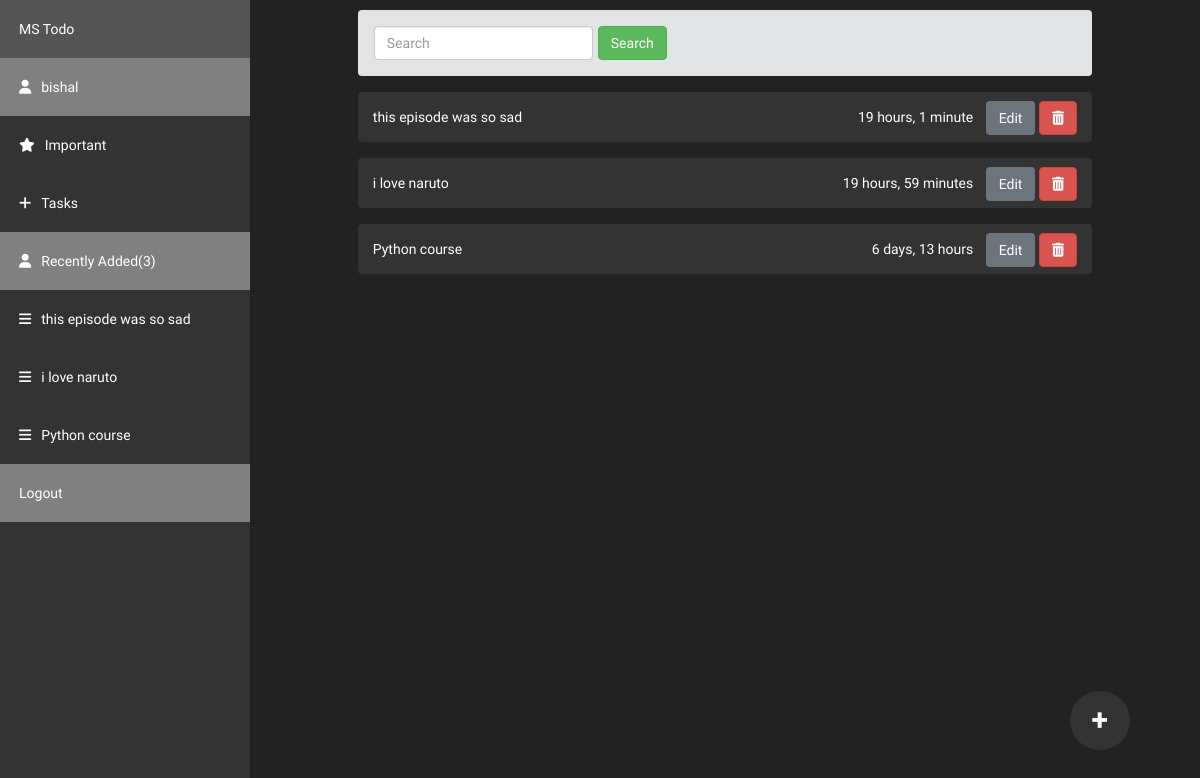
The app's page / (signed in) with its own data.
### core/models.py (models this page shows, shortened)
class Task(models.Model):
	title = models.CharField(max_length=100)
	completed = models.BooleanField(default=False)
	detail = models.TextField(blank=True)
	author = models.ForeignKey(User,on_delete=models.CASCADE)
	created = models.DateTimeField(auto_now_add=True)
	important = models.ManyToManyField(User,related_name="important",blank=True,default=None)

### core/views.py (the view)
# urls.py: path('', views.home , name = "home"),
@login_required(login_url='login')
def home(request):
	tasks = Task.objects.filter(author=request.user).order_by("-created")
	side_tasks = Task.objects.filter(author=request.user).order_by("-created")[:3]
	search = request.GET.get('search','')
	if search:
		tasks = tasks.filter(title__icontains=search).order_by("-created")
	if request.method == 'POST':
		form = PostForm(request.POST or None)
		if form.is_valid():
			obj = form.save(commit = False)
			obj.author = request.user
			obj.save()
			form = PostForm()
		return redirect('home')
	else:
		form = PostForm()
	context = {'tasks':tasks,"form":form,"side_tasks":side_tasks}
	return render(request,'core/home.html',context)

### core/forms.py
class PostForm(ModelForm):
	title = forms.CharField(label='',
               widget=forms.TextInput(
                        attrs={'placeholder': "Add your task",
                            "class": "form-control"}
                    ))
	class Meta:
		model = Task
		fields =['title','detail']

### core/context_processors.py (called while the page is built)
def context_data(request):
    form = PostForm()
    data = {
        'form':form,
    }
    return data

### core/templates/core/home.html (shortened to what this page needs)
{% extends 'core/base.html' %}
{% load static %}
{% load crispy_forms_tags %}
{% block content %}
{% include 'core/sidebar.html' %}
 <div class="addtaskbtn" data-toggle="modal" data-target="#exampleModal">
        +
 </div>
  <div class="content">
    <div class="alert alert-secondary" style="width:80%;margin:auto;">
   <form class="form-inline my-2 my-lg-0" method="GET" action="/">
      <input class="form-control mr-sm-2" name="search" type="search" placeholder="Search" aria-label="Search">
      <button class="btn btn-success my-2 my-sm-0" type="submit">Search</button>
    </form>
    </div>
      {% for task in tasks %}
          <div class="alert alert-info alerts" style="background-color: #333; color: white;">
            <a href="{% url 'detail' task.id %}">{{task.title}} </a>
            <div class="float-right" style="margin-top: -6px;">
                <span class="alert" style="padding:8px 8px; background-color: #333;">{{ task.created|timesince }}</span>
                <button  data-toggle="modal" data-target="#updatemodal" class="btn btn-secondary" >Edit</button>
                <button  data-toggle="modal" data-target="#deletemodal" class="btn btn-danger"><i class="fa fa-trash"></i></button>
            </div>
             </div>
       {% empty %}
            <div class="alert alert-info" style="margin-top:20px;"> Add task to show here !</div>
            <div style="display: flex;justify-content: center;">
              <img src="{% static 'images/note.svg' %}" style="width: 50%;">
            </div>
       {% endfor %}
  </div>
{% endblock %}

### core/templates/core/sidebar.html
<div class="sidebar">
      <a href="{% url 'home' %}" class="todos">MS Todo</a>
      <a class="active" href="#home"><i class="fa fa-user" style="margin-right:10px;"></i><span class="name">{{request.user}}</span></a>
      <a href="{% url 'important' %}"><i class="fa fa-star" style="margin-right:10px;"></i><span class="name">Important</a>
      <a href="#contact" data-toggle="modal" data-target="#exampleModal"><i class="fa fa-plus" style="margin-right:10px;"></i><span class="name">Tasks</span></a>
    <span class="todos">
      	<a class="active"><i class="fa fa-user" style="margin-right:10px;"></i>Recently Added(3)</a>
      	{% for task in side_tasks %}
          <a><i class="fa fa-bars" style="margin-right:10px;"></i>{{task.title}}</a>
         {% empty %}
         <a href="#about" class="down" style=""><i class="fa fa-bars" style="margin-right:10px;"></i><span class="name">No tasks added yet!</span></a>
          {% endfor %}
    </span>
       <a class="active" href="{% url 'logout' %}">Logout</a>
</div>

### static/css/home.css (style rules this page uses)
:root { --flamenco: "Flamenco", cursive; --monst: "Montserrat", sans-serif; }
body { margin: 0; font-family: var(--monst); background: #222; color: snow; }
a { color: white; }
.sidebar { color: white; width: 250px; background-color: #333; position: fixed; height: 100%; overflow: auto; }
.sidebar a { display: block; color: white; padding: 19px; text-decoration: none; }
.addtaskbtn { position: fixed; padding: 8px 22px; bottom:50px; right: 70px; font-weight: 800; font-size: 30px; border-radius: 50%; background: #333; cursor: pointer; transition: 0.3s ease-in-out; }
.sidebar a.active { background-color: gray; color: white; }
.content { margin-left: 250px; padding: 10px 16px; }
.alerts { width: 80%; margin: auto; border:none; margin-top: 16px; }

### records on screen
Task: title "this episode was so sad", created "19 hours, 1 minute"
Task: title "i love naruto", created "19 hours, 59 minutes"
Task: title "Python course", created "6 days, 13 hours"

### other values on screen
{{ request.user }} "bishal"
